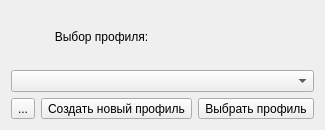
<?xml version="1.0" encoding="UTF-8"?>
<ui version="4.0">
    <class>UserDialog</class>
    <widget class="QDialog" name="UserDialog">
        <property name="geometry">
            <rect>
                <x>0</x>
                <y>0</y>
                <width>207</width>
                <height>130</height>
            </rect>
        </property>
        <property name="sizePolicy">
            <sizepolicy hsizetype="Fixed" vsizetype="Fixed">
                <horstretch>0</horstretch>
                <verstretch>0</verstretch>
            </sizepolicy>
        </property>
        <property name="windowTitle">
            <string>Выбор профиля</string>
        </property>
        <property name="styleSheet">
            <string notr="true"/>
        </property>
        <layout class="QGridLayout" name="gridLayout">
            <item row="2" column="1">
                <widget class="QToolButton" name="toolButton">
                    <property name="toolTip">
                        <string>&lt;html&gt;&lt;head/&gt;&lt;body&gt;&lt;p&gt;Создать новый профиль&lt;/p&gt;&lt;/body&gt;&lt;/html&gt;</string>
                    </property>
                    <property name="styleSheet">
                        <string notr="true"/>
                    </property>
                    <property name="text">
                        <string>Создать новый профиль</string>
                    </property>
                    <property name="icon">
                        <iconset resource="qrc.qrc">
                            <normaloff>:/src/icons8-add-user-male-32.png</normaloff>:/src/icons8-add-user-male-32.png
                        </iconset>
                    </property>
                    <property name="iconSize">
                        <size>
                            <width>50</width>
                            <height>50</height>
                        </size>
                    </property>
                </widget>
            </item>
            <item row="2" column="2">
                <widget class="QToolButton" name="toolButton_2">
                    <property name="toolTip">
                        <string>
                            &lt;html&gt;&lt;head/&gt;&lt;body&gt;&lt;p&gt;Войти&lt;/p&gt;&lt;/body&gt;&lt;/html&gt;
                        </string>
                    </property>
                    <property name="whatsThis">
                        <string>Выбрать профиль</string>
                    </property>
                    <property name="styleSheet">
                        <string notr="true"/>
                    </property>
                    <property name="text">
                        <string>Выбрать профиль</string>
                    </property>
                    <property name="icon">
                        <iconset resource="qrc.qrc">
                            <normaloff>:/src/icons8-login-32.png</normaloff>:/src/icons8-login-32.png
                        </iconset>
                    </property>
                    <property name="iconSize">
                        <size>
                            <width>50</width>
                            <height>50</height>
                        </size>
                    </property>
                </widget>
            </item>
            <item row="2" column="0">
                <widget class="QToolButton" name="toolButton_3">
                    <property name="toolTip">
                        <string>&lt;html&gt;&lt;head/&gt;&lt;body&gt;&lt;p&gt;Закрыть программу&lt;/p&gt;&lt;/body&gt;&lt;/html&gt;</string>
                    </property>
                    <property name="text">
                        <string>...</string>
                    </property>
                    <property name="icon">
                        <iconset resource="qrc.qrc">
                            <normaloff>:/src/icons8-close-window-32.png</normaloff>:/src/icons8-close-window-32.png
                        </iconset>
                    </property>
                    <property name="iconSize">
                        <size>
                            <width>50</width>
                            <height>50</height>
                        </size>
                    </property>
                </widget>
            </item>
            <item row="1" column="0" colspan="3">
                <widget class="QComboBox" name="comboBox">
                    <property name="toolTip">
                        <string>&lt;html&gt;&lt;head/&gt;&lt;body&gt;&lt;p&gt;Выбор профиля&lt;/p&gt;&lt;/body&gt;&lt;/html&gt;</string>
                    </property>
                    <property name="styleSheet">
                        <string notr="true"/>
                    </property>
                </widget>
            </item>
            <item row="0" column="0" colspan="2">
                <widget class="QLabel" name="label">
                    <property name="text">
                        <string>&lt;html&gt;&lt;head/&gt;&lt;body&gt;&lt;p align=&quot;center&quot;&gt;Выбор профиля:&lt;/p&gt;&lt;/body&gt;&lt;/html&gt;</string>
                    </property>
                    <property name="textFormat">
                        <enum>Qt::AutoText</enum>
                    </property>
                    <property name="scaledContents">
                        <bool>false</bool>
                    </property>
                    <property name="wordWrap">
                        <bool>false</bool>
                    </property>
                </widget>
            </item>
        </layout>
    </widget>
    <resources>
        <include location="qrc.qrc"/>
    </resources>
    <connections/>
</ui>
